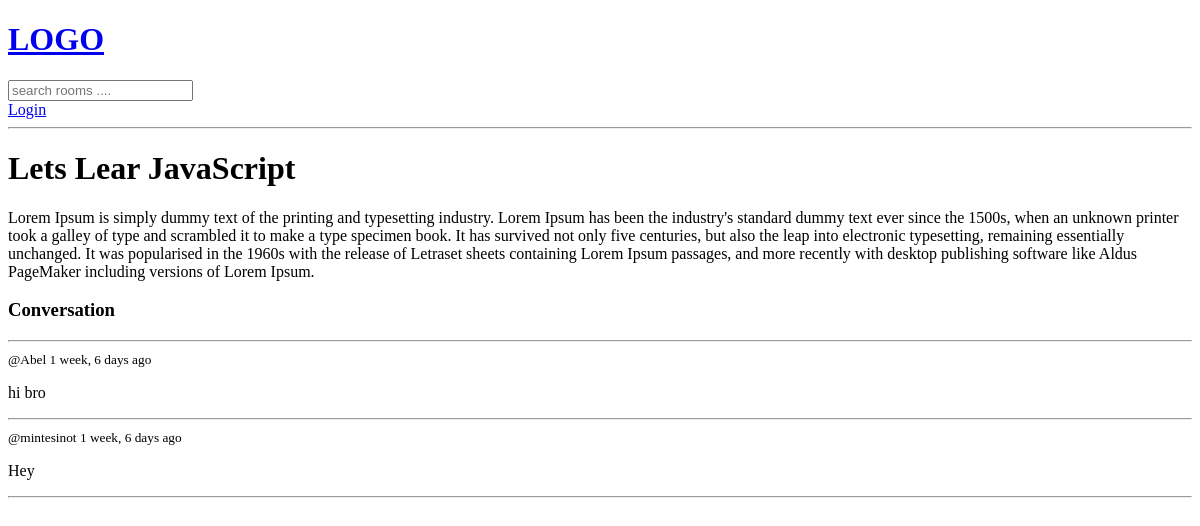
The app's page /room/1/, older data.
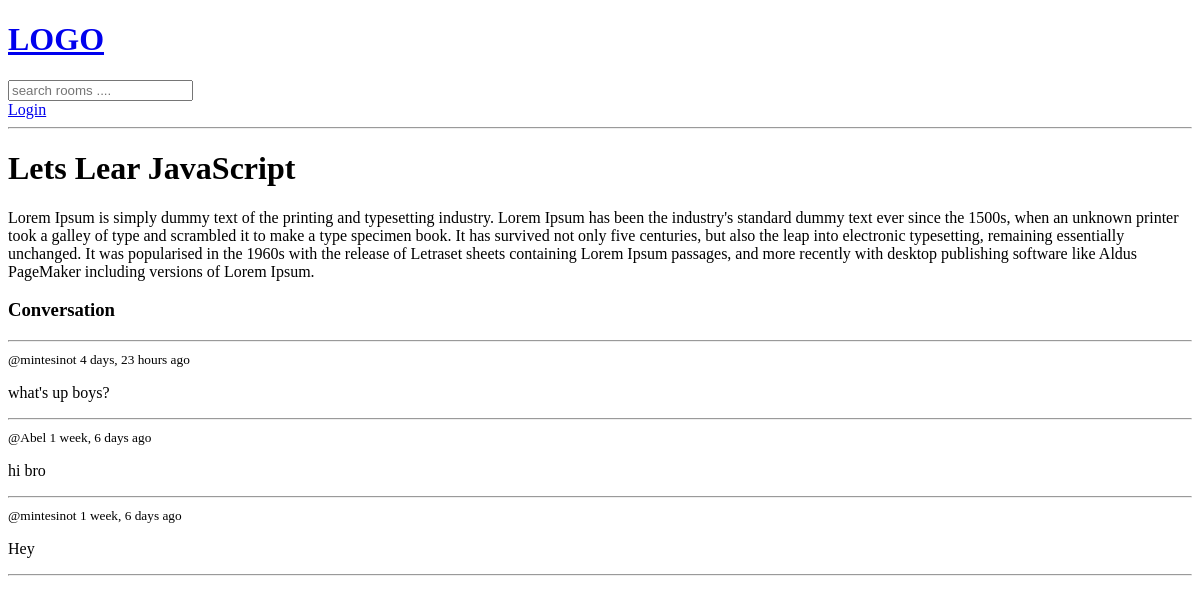
The same page, newer data.
### base/models.py (models this page shows, shortened)
class Message(models.Model):
    user = models.ForeignKey(User, on_delete=models.CASCADE)
    room = models.ForeignKey(Room, on_delete=models.CASCADE)
    body = models.TextField()
    updated = models.DateTimeField(auto_now=True)
    created = models.DateTimeField(auto_now_add = True)

### base/views.py (the view, shortened to what this page needs)
# urls.py: path('room/<str:pk>/', views.room, name="room"),
def room(request, pk):
    room= Room.objects.get(id=pk)
    room_messages = room.message_set.all().order_by('-created')
    context={'room':room, 'room_messages':room_messages}
    return render(request, 'base/room.html',context)

### base/templates/base/room.html (shortened to what this page needs)
{% extends 'main.html' %}
{% block content %}
<h1>{{room.name}}</h1>
<p>{{room.description}}</p>
<div class="comment-wrapper">
    <h3>Conversation</h3>
    <hr>
    {% for message in room_messages %}
           <div>
               <small>@{{message.user}} {{message.created|timesince}} ago</small>
               <p>{{message.body}}</p>
               <hr>
           </div>
    {% endfor %}
</div>
{%endblock%}

Row changes from the older to the newer data that the page shows:
added Message: user "mintesinot", created "4 days, 23 hours", body "what's up boys?"
